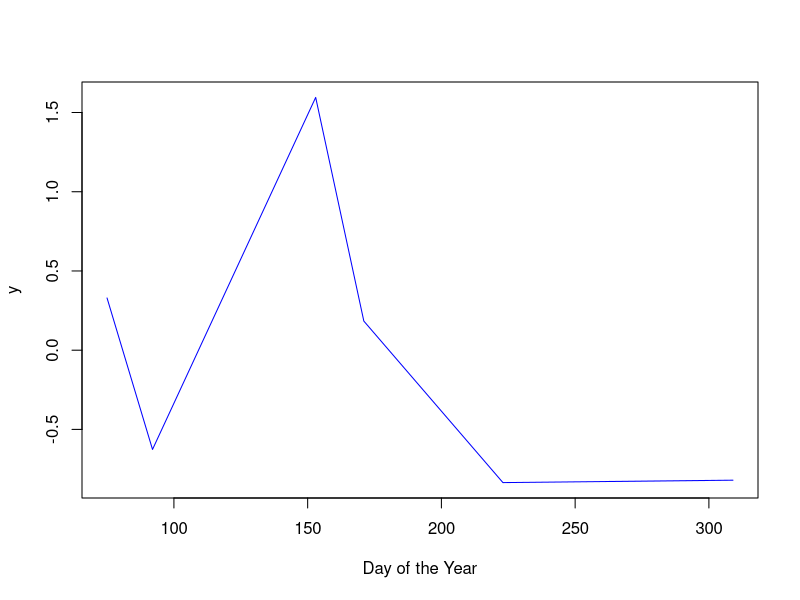

Here is the R script that generated this plot:
# How to install add-on packages
install.packages("lubridate")
library("lubridate")

# Preparing data for time plots
date1 <- c("4/2/2017", "6/19/2016", "8/10/2016", "6/2/2017", "3/16/2017", "11/5/2017")
str(date1)

date2 <- mdy(date1) #parsing format: month-day-year
date2
str(date2)

day(date2)
yday(date2) #number of date from 1 January
year(date2) 

# Adding lines to time plots
set.seed(1)
x <- yday(date2)
y <- rnorm(6)
plot(y~x, type = "n", xlab="Day of the Year") #It gives the frame of the plot but not the lines
lines(x[order(x)],y[order(x)], xlim = range(x), ylim = range(y), pch = 16, col = "blue") #pch is point character point size

# Writing custom functions
square <- function(x){
  y <- x*x
  return(y)
}
list_1_100 <- 1:100
square(list_1_100) #input a value or vector 

# if statements
a <- 0

if (a==0) {
  b <- 1
} else {
  b <- 2
}

b

# for loops
sums <- numeric(0)
for(i in 1:10){
  if(i == 8)
      break
  sums[i] <- sum(1:i)
}
sums
sum(sums)
mean(sums)

sentence <- c("Let", "the", "computer", "do", "the", "work")
for (word in sentence){
  print(word)
}


